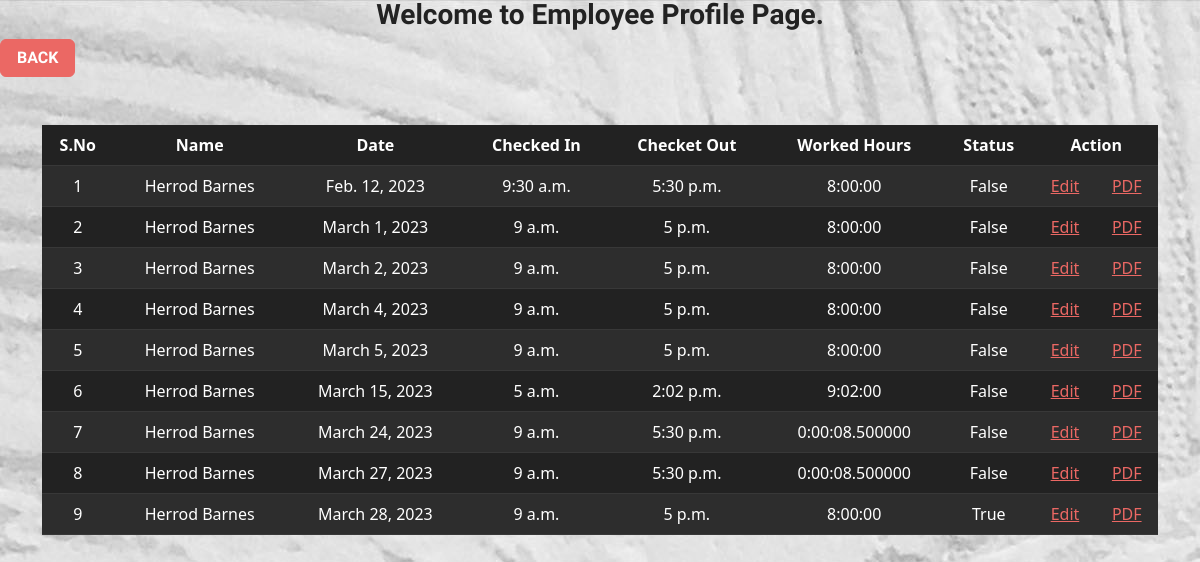
The page /employee/searchattendance/Herrod Barnes/ (signed in) on the database as committed earlier.
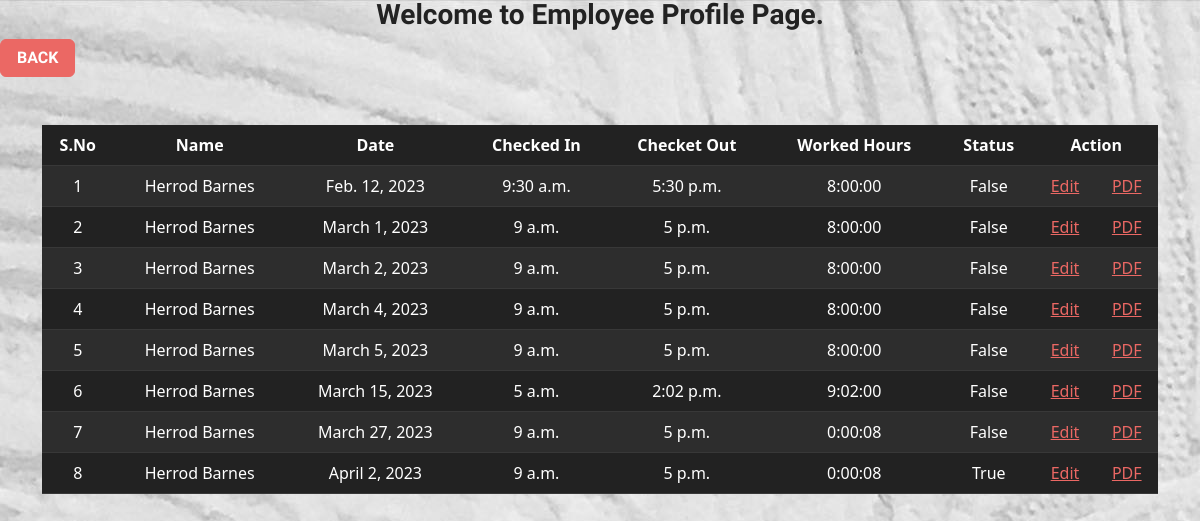
The same page on the database as committed later.
### app_payroll/models.py (models this page shows, shortened)
class Attendance(models.Model):
    employee = models.ForeignKey(Employee, on_delete=models.CASCADE)
    date = models.DateField()
    time_in = models.TimeField()
    time_out = models.TimeField()
    hours_worked = models.DurationField()
    status = models.BooleanField(default=False)
    class Meta:
        db_table = "app_attendance"

class Employee(models.Model):
    full_name = models.CharField(max_length=150)
    email = models.EmailField(max_length=150)
    address = models.CharField(max_length=150)
    gender = models.CharField(max_length=50)
    contact = models.CharField(max_length=150)
    def __str__(self):
        return self.full_name
    class Meta:
        db_table = "app_employee"

### app_payroll/views.py (the view)
# urls.py: path('searchattendance/<str:name>/', views.search_attendance, name="search-attendance"),
@login_required(login_url='login')
def search_attendance(request, name):
    profile = Attendance.objects.filter(employee__full_name=name).order_by('date')
    context = {"data" : profile}
    return render(request, 'attendance/attendance_profile_view.html', context)

### templates/attendance/attendance_profile_view.html (shortened to what this page needs)
<!DOCTYPE html>
<html>
    <head>
        {% load static %}
        <h3 style="text-align: center;">Welcome to Employee Profile Page.</h3>
        <a href="{% url 'attendance-index' %}" class="btn btn-primary">BACK</a>
        <link rel="stylesheet" href="{% static '/css/bootstrap.min.css' %}">
    </head>
    <body>
        <br>
        <div class="container mt-5">
            <table class="table table-dark table-striped" style="text-align: center;">
                <thead>
                <tr>
                    <th>S.No</th>
                  <th scope="col">Name</th>
                  <th scope="col">Date</th>
                  <th scope="col">Checked In</th>
                  <th scope="col">Checket Out</th>
                  <th scope="col">Worked Hours</th>
                  <th scope="col">Status</th>
                  <th colspan="2">Action</th>
                </tr>
                </thead>
                <tbody>
                {% for val in data %}
                <tr>
                  <td>{{ forloop.counter }}</td>
                  <td>{{ val.employee }}</td>
                  <td>{{ val.date }}</td>
                  <td>{{ val.time_in }}</td>
                  <td>{{ val.time_out }}</td>
                  <td>{{ val.hours_worked }}</td>
                  <td>{{ val.status }}</td>
                  <td><a href="{% url 'attendance-edit' val.id %}">Edit</a></td>
                  <td><a href="{% url 'attendance-pdf' val.employee %}">PDF</a></td>
                </tr>
                {% endfor %}
                </tbody>
        </div>
    </body>
</html>

Rows that differ between the two databases and show on the page:
removed Attendance: employee "Herrod Barnes", date "March 24, 2023", time_in "9 a.m.", time_out "5:30 p.m.", hours_worked "0:00:08.500000", status "False"
removed Attendance: employee "Herrod Barnes", date "March 28, 2023", time_in "9 a.m.", time_out "5 p.m.", hours_worked "8:00:00", status "True"
changed Attendance "March 27, 2023": time_out "5:30 p.m." → "5 p.m."; hours_worked "0:00:08.500000" → "0:00:08"
added Attendance: employee "Herrod Barnes", date "April 2, 2023", time_in "9 a.m.", time_out "5 p.m.", hours_worked "0:00:08", status "True"
